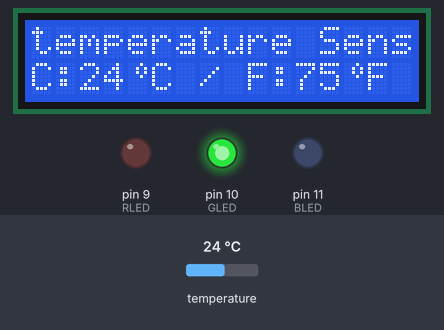
Bench run of a sketch on a simulated Arduino Uno, built with avr-gcc and run on an emulated ATmega328P. Parts: 16×2 character LCD, output pins drawn as LEDs (lit = HIGH). Wiring (inferred from the names in the program): LM75 temperature sensor at I2C address 0x48. The test bench sets the inputs (shaded band); at power-on: temperature 24 °C. What the sketch prints to the serial monitor is not drawn.

Above: at 1.2 s.
1.3 s: temperature set to 20.2 °C
At 3.3 s:
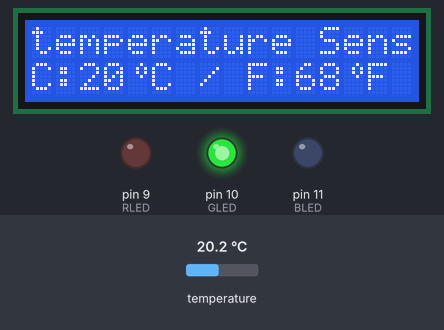
4.1 s: temperature set to 19 °C
At 6.4 s:
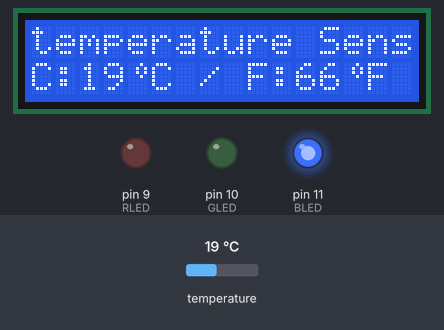
6.7 s: temperature set to 33 °C
At 9.1 s:
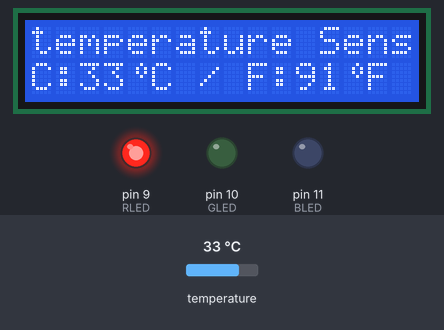
Timing chart, 0 to 10.6 s (numbered marks = the images above; inputs shaded):
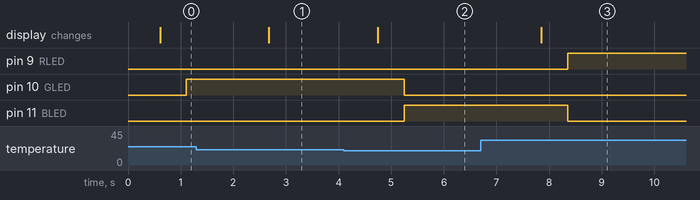

Measured:
- the behaviour switches between 19.8 and 19.7 °C on temperature (found by bisection; images 1 and 2)
- after the input at 1.3 s, the display: changes after 1.4 s (image 1)
- after the input at 4.1 s, pin 10 (GLED): HIGH → LOW after 1.1 s; pin 11 (BLED): LOW → HIGH after 1.1 s; the display: changes after 0.65 s (image 2)
- after the input at 6.7 s, pin 9 (RLED): LOW → HIGH after 1.7 s; pin 11 (BLED): HIGH → LOW after 1.7 s; the display: changes after 1.2 s (image 3)

The sketch:

TC74_temp_to_LCD.ino
```cpp
/* TC74센서로 RGB LED를 이용 I2C LCD에 온도 표시하기  */
#include <Wire.h>
#include <LiquidCrystal_I2C.h>
LiquidCrystal_I2C lcd (0x27, 16,2);
const int RLED=9; //9번 핀을 사용하는 빨간색 BLED 상수 정의
const int GLED=10; //10번 핀을 사용하는 초록색 GLED 상수 정의
const int BLED=11; //11번 핀을 사용하는 파란색 RLED 상수 정의
const int tempAdress=72; //TC74 센서의 고유 주소값(10진 값)
const int LOWER_BOUND=20;  //온도 하한값을 정의한 LOWER_BOUND 상수 정의
const int UPPER_BOUND=30;  //온도 상한값을 정의한 UPPER_BOUND 상수 정의

byte SpecialChar0[8] = {
 B00010,
 B00101,
 B00101,
 B00010,
 B00000,
 B00000,
 B00000,
 B00000
};
void setup() {
  Wire.begin();     // I2C Wire 객체 시작
  Serial.begin(9600);
  lcd.begin();
  lcd.clear();
  lcd.createChar(0,SpecialChar0);
  pinMode(RLED, OUTPUT);  // RLED를 출력으로 지정
  pinMode(GLED, OUTPUT);  // GLED를 출력으로 지정
  pinMode(BLED, OUTPUT);  // BLED를 출력으로 지정
}

void loop() {
  Wire.beginTransmission(tempAdress); // I2C 센서와 통신 개시
  Wire.write(0);  // I2C 센서의 0번 레지스터를 읽겠다는 명령을 쓰기모드로 전송
  Wire.endTransmission();
  Wire.requestFrom(tempAdress, 1); // I2C센서에서 1바이트 값을 읽음
  while(Wire.available()==0);  // 응답이 올 때까지 대기
  int TempC = Wire.read();  // 온도(섭씨)를 읽어 변수에 저장
  int TempF = round(TempC * 9.0 / 5.0 + 32.0); // 섭씨 온도를 화씨로 변환(소수점 반올림)

  Serial.print(TempC);
  Serial.print("C  /  ");
  Serial.print(TempF);
  Serial.println("F");
  delay(500);

  lcd.setCursor(0,0);
  lcd.print("temperature Sensor!");
  lcd.setCursor(0,1);
  lcd.print("C:");
  lcd.print(TempC);
  lcd.write(0);
  lcd.print("C /");

  lcd.print(" F:");
  lcd.print(TempF);
  lcd.write(0);
  lcd.print("F ");
  delay(500);
  if(TempC < LOWER_BOUND)    // 하위 경계선 값 이하이면 Blue LED ON
  {  // RGB LED 공통단자 '-' 사용  (켜려고 하는 LED에 HIGH 값 지정)
    digitalWrite(RLED,LOW);
    digitalWrite(GLED,LOW);
    digitalWrite(BLED,HIGH);
  }
  else if (TempC > UPPER_BOUND)  // 상위 경계선 값 이하이면 Red LED ON
  {
    digitalWrite(RLED,HIGH);
    digitalWrite(GLED,LOW);
    digitalWrite(BLED,LOW);
  }
  else {                     // 경계선 사이 값 이면 Green LED ON
    digitalWrite(RLED,LOW);
    digitalWrite(GLED,HIGH);
    digitalWrite(BLED,LOW);
  }
}
```
